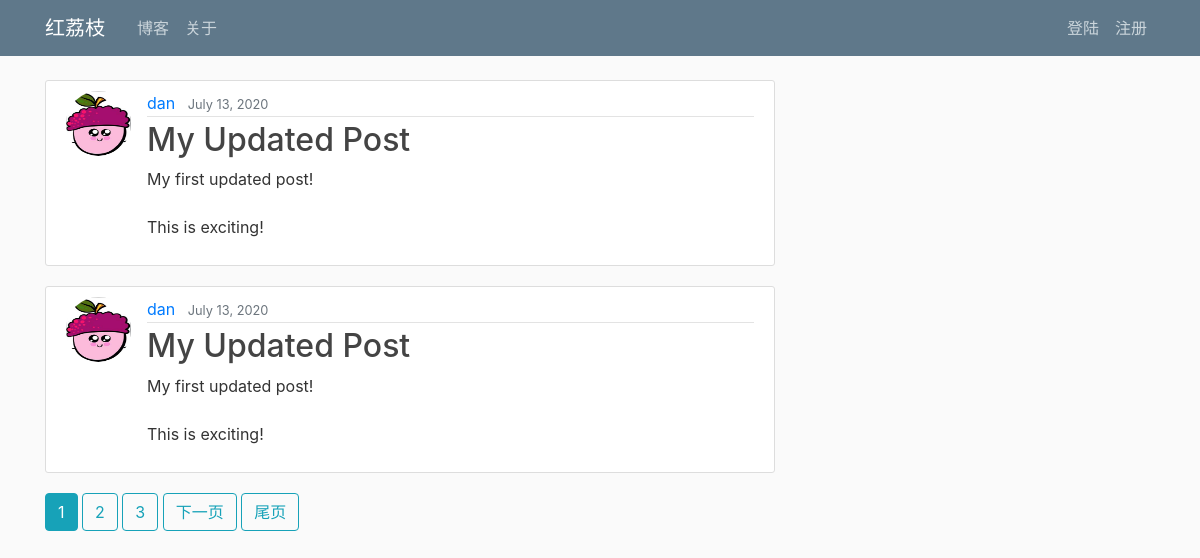
The page /blog/ on the database as committed earlier.
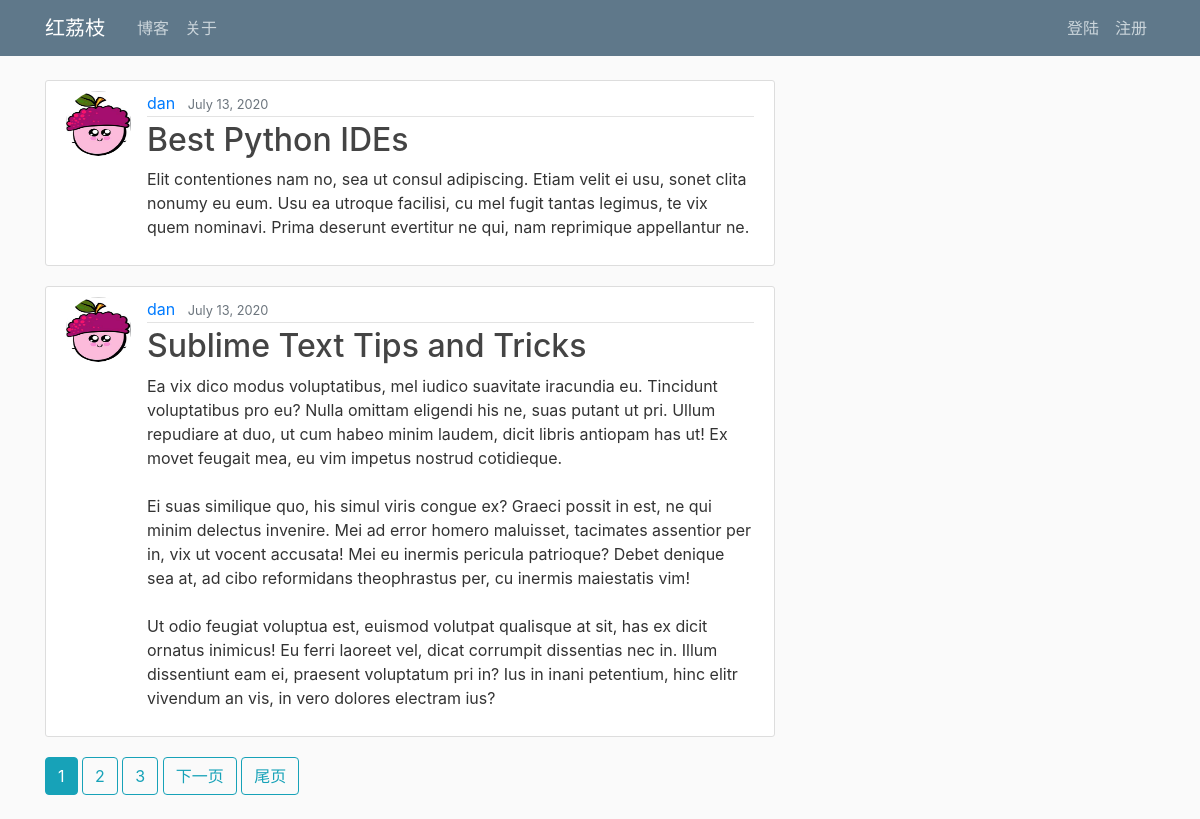
The same page on the database as committed later.
### blog/models.py (models this page shows, shortened)
class Blog(models.Model):
    author      = models.ForeignKey(User, on_delete=models.CASCADE)
    date_posted = models.DateTimeField(default=timezone.now)
    title       = models.CharField(max_length=100)
    content     = models.TextField()
    image       = models.ImageField(upload_to = "blog_img/", blank=True)

### user/models.py (models this page shows, shortened)
class Profile(models.Model):
    user = models.OneToOneField(User, on_delete=models.CASCADE)
    image = models.ImageField(default='default.jpg', upload_to='user/profile_pics')

### blog/views.py (the view)
# urls.py: path('', BlogListView.as_view(), name='blog_home'),
class BlogListView(ListView):
    model = Blog
    template_name = 'blog/blog_home.html'
    context_object_name = 'blogs'
    ordering = ['-date_posted']
    paginate_by = 2

### blog/templates/blog/blog_home.html (shortened to what this page needs)
{% extends "page/page_base.html" %}
{% block content %}
    {% for blog in blogs %}
        <article class="media content-section">
            <img class="rounded-circle article-img" src="{{ blog.author.profile.image.url }}">
            <div class="media-body">
                <div class="article-metadata">
                    <a class="mr-2" href="#">{{ blog.author }}</a>
                    <small class="text-muted">{{ blog.date_posted|date:"F d, Y" }}</small>
                </div>
                <h2><a class="article-title" href="{% url 'blog_detail' blog.id %}">{{ blog.title }}</a></h2>
                <p class="article-content">{{ blog.content }}</p>
            </div>
        </article>
    {% endfor %}
    {% if is_paginated %}
        {% for num in page_obj.paginator.page_range %}
            {% if page_obj.number == num %}
                <a class="btn btn-info mb-4" href="?page={{ num }}">{{ num }}</a>
            {% elif num > page_obj.number|add:'-3' and num < page_obj.number|add:'3' %}
                <a class="btn btn-outline-info mb-4" href="?page={{ num }}">{{ num }}</a>
            {% endif %}
        {% endfor %}
        {% if page_obj.has_next %}
            <a class="btn btn-outline-info mb-4" href="?page={{ page_obj.next_page_number }}">下一页</a>
            <a class="btn btn-outline-info mb-4" href="?page={{ page_obj.paginator.num_pages}}">尾页</a>
        {% endif %}
    {% endif %}
{% endblock content %}

Rows that differ between the two databases and show on the page:
removed Blog: author.profile.image (picture), author "dan", date_posted "July 13, 2020", title "My Updated Post", content "My first updated post! This is exciting!"
removed Blog: author.profile.image (picture), author "dan", date_posted "July 13, 2020", title "My Updated Post", content "My first updated post! This is exciting!"
added Blog: author.profile.image (picture), author "dan", date_posted "July 13, 2020", title "Best Python IDEs", content "Elit contentiones nam no, sea ut consul adipiscing. Etiam velit ei usu, sonet clita nonumy eu eum. Usu ea utroque facilisi, cu mel fugit tantas legimus, te vix quem nominavi. Prima deserunt evertitur ne qui, nam reprimique appellantur ne."
added Blog: author.profile.image (picture), author "dan", date_posted "July 13, 2020", title "Sublime Text Tips and Tricks", content "Ea vix dico modus voluptatibus, mel iudico suavitate iracundia eu. Tincidunt voluptatibus pro eu? Nulla omittam eligendi his ne, suas putant ut pri. Ullum repudiare at duo, ut cum habeo minim laudem, dicit libris antiopam has ut! Ex movet feugait mea, eu vim impetus nostrud cotidieque. Ei suas similique quo, his simul viris congue ex? Graeci possit in est, ne qui minim delectus invenire. Mei ad error homero maluisset, tacimates assentior per in, vix ut vocent accusata! Mei eu inermis pericula patrioque? Debet denique sea at, ad cibo reformidans theophrastus per, cu inermis maiestatis vim! Ut odio feugiat voluptua est, euismod volutpat qualisque at sit, has ex dicit ornatus inimicus! Eu…"
